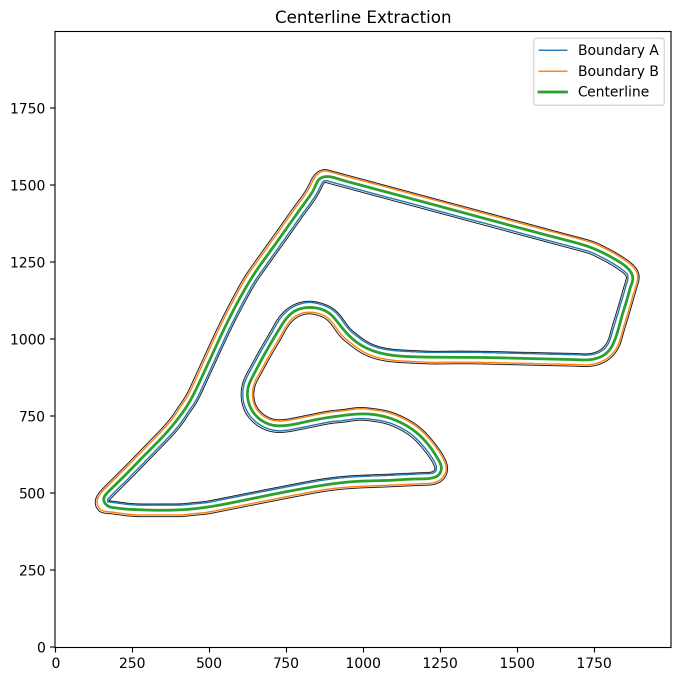
#> input picture raceline_optimizer/out/centerline_preview.png, 1362 x 1362 px (shown at 1/2 size)
$ python centerline_extractor.py --map out/centerline_preview.png --out out
#> lines starting #> are read from the running program, lines starting #| are printed output that depends on the picture; after the words box and inside, x2 and y2 are one past the last pixel; in counts of white or black regions, pixels touching at a corner belong together
#!/usr/bin/env python3
import argparse
import os
import math
import yaml
import cv2
import numpy as np
import matplotlib.pyplot as plt
from scipy.interpolate import splprep, splev
from scipy.spatial import cKDTree

# ------------- Small utils ------------- #
def ensure_dir(p):
    os.makedirs(p, exist_ok=True); return p

def arc_length_param(points):
    d = np.sqrt(((np.roll(points, -1, axis=0) - points)**2).sum(axis=1))
    s = np.cumsum(d)
    s = np.insert(s[:-1], 0, 0.0)
    return s

def resample_polyline(points, n_out):
    """Resample closed polyline to n_out points equally spaced by arc length."""
    s = arc_length_param(points)
    total = s[-1] + np.linalg.norm(points[0] - points[-1])
    ss = np.linspace(0, total, n_out, endpoint=False)
    # duplicate one point for wrap-around interpolation
    pts = np.vstack([points, points[0]])
    s_wrap = np.append(s, total)
    x = np.interp(ss, s_wrap, pts[:,0])
    y = np.interp(ss, s_wrap, pts[:,1])
    return np.column_stack([x, y])

def load_yaml(yaml_path):
    if yaml_path and os.path.exists(yaml_path):
        with open(yaml_path, "r") as f:
            meta = yaml.safe_load(f)
        res = float(meta.get("resolution", 0.05))
        origin = meta.get("origin", [0.0, 0.0, 0.0])
        return res, origin
    # sensible defaults if map.yaml not provided
    return 0.05, [0.0, 0.0, 0.0]

def world_from_pixels(px_xy, resolution, origin_xytheta, img_height):
    """
    Convert image pixels (j = x pixel, i = y pixel) to ROS map frame coordinates.
    - YAML 'origin' is the pose of the lower-left corner of the image in the map frame.
    - Image coords start at top-left, so we must flip Y by (H - i).
    - Apply yaw rotation from the YAML.
    """
    origin_x, origin_y, origin_yaw = origin_xytheta
    j = px_xy[:, 0].astype(np.float64)  # column index
    i = px_xy[:, 1].astype(np.float64)  # row index

    # Image -> local metric coords before rotation/translation
    x_local = j * resolution
    y_local = (img_height - i) * resolution  # flip Y

    c = np.cos(origin_yaw)
    s = np.sin(origin_yaw)

    # Rotate, then translate
    x_world = origin_x + c * x_local - s * y_local
    y_world = origin_y + s * x_local + c * y_local

    return np.column_stack([x_world, y_world])

def remove_border_touching(contours, img_w, img_h, margin=1):
    out = []
    for c in contours:
        xs = c[:,0,0]; ys = c[:,0,1]
        if (xs <= margin).any() or (ys <= margin).any() or (xs >= img_w-1-margin).any() or (ys >= img_h-1-margin).any():
            continue
        out.append(c)
    return out

# ------------- Core pipeline ------------- #
def extract_centerline(pgm_path, yaml_path=None, out_dir="store/centerline/",
                       samples_boundary=1500, samples_center=2000, smooth_s=300.0, show=False):

#> called with pgm_path = 'out/centerline_preview.png', out_dir = 'out', samples_boundary = 1500, samples_center = 2000, smooth_s = 300, show = False
    ensure_dir(out_dir)
    # Load image
    img = cv2.imread(pgm_path, cv2.IMREAD_GRAYSCALE)
#> img: shape (1362, 1362); min 0, max 255, mean 247.2
    if img is None:
        raise FileNotFoundError(f"Cannot read image: {pgm_path}")
    H, W = img.shape[:2]
#> H = 1362; W = 1362

    _, obstacles = cv2.threshold(img, 25, 255, cv2.THRESH_BINARY_INV)
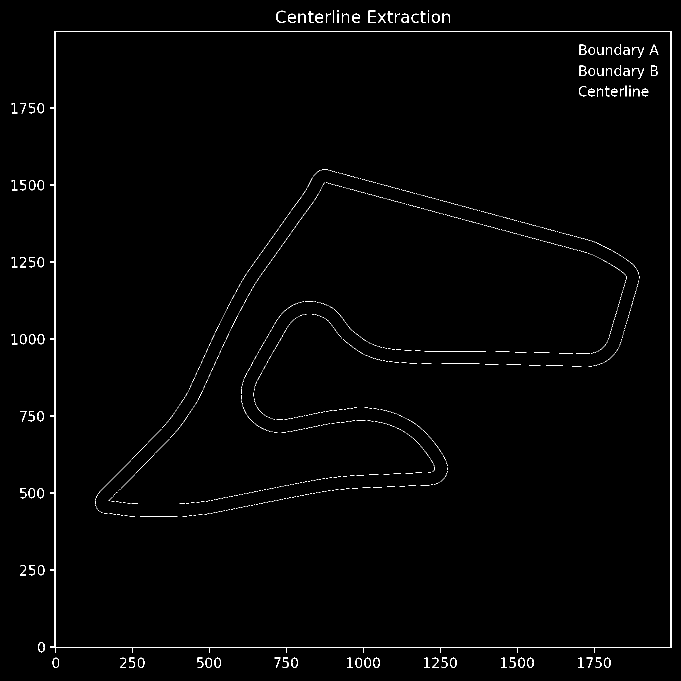
#> obstacles: shape (1362, 1362) (shown at 1/2 size); 1.2% white in thin lines or dots
    border = 15
    # --- Add 10-pixel padding to avoid border-touching walls ---
    obstacles = cv2.copyMakeBorder(obstacles, border, border, border, border, cv2.BORDER_CONSTANT, value=0)
#> obstacles: shape (1392, 1392); 1.2% white in thin lines or dots, all inside (x1, y1, x2, y2) = (38, 35, 1358, 1351)

    # --- Morphological closing to seal small gaps ---
    kernel = np.ones((7, 7), np.uint8)
    obstacles = cv2.morphologyEx(obstacles, cv2.MORPH_CLOSE, kernel, iterations=3)
#> obstacles: shape (1392, 1392); 3.7% white; 879 white regions (831 under 20 px), largest, box (x1, y1, x2, y2) and area: (38, 35, 1358, 1351) 39476, (211, 801, 409, 1019) 6441, (497, 390, 649, 598) 5707

    # --- Optional dilation to thicken walls slightly ---
    obstacles = cv2.dilate(obstacles, kernel, iterations=1)
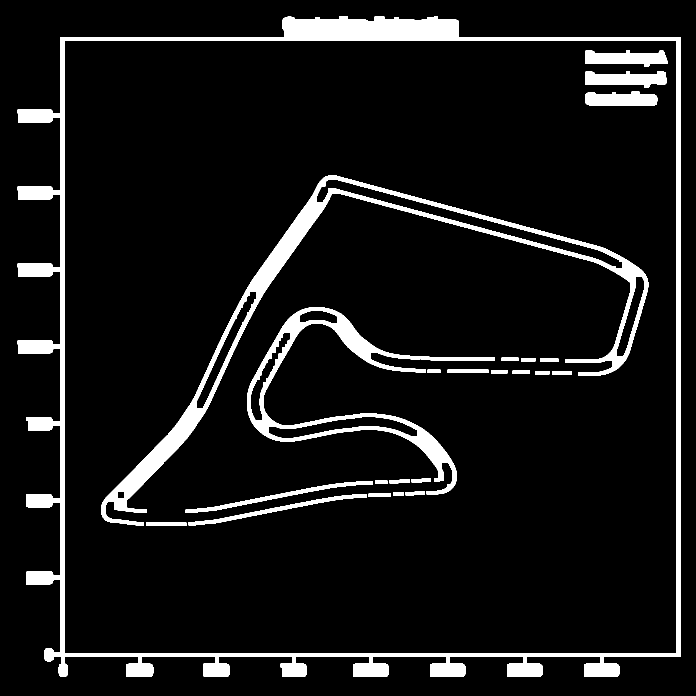
#> obstacles: shape (1392, 1392) (shown at 1/2 size); 8.3% white; 29 white regions, largest, box (x1, y1, x2, y2) and area: (35, 32, 1361, 1354) 78254, (202, 351, 1297, 1051) 38985, (494, 614, 914, 989) 20585

    cv2.imwrite(os.path.join(out_dir, "debug_padded.png"), obstacles)
    print(f"[debug] saved padded/closed obstacle map to {out_dir}/debug_padded.png")


    # --- Robust contour extraction using Canny edges ---
    edges = cv2.Canny(obstacles, 50, 150)
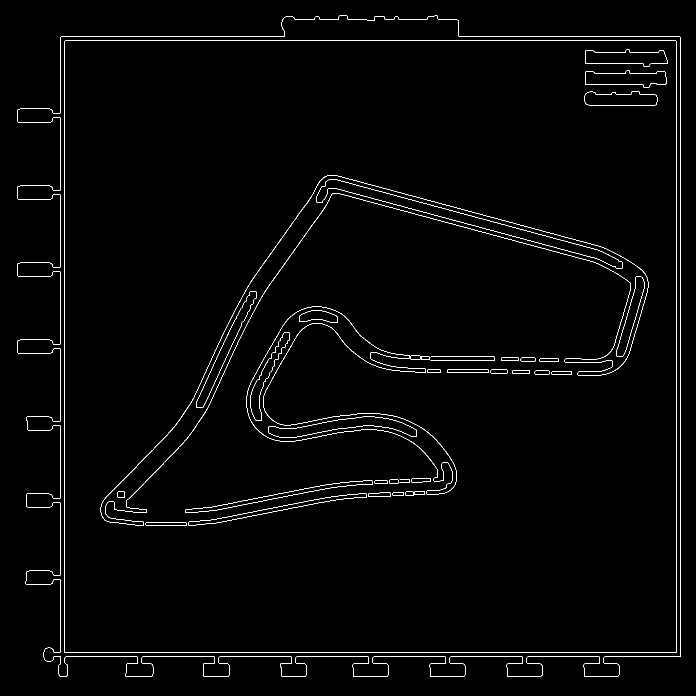
#> edges: shape (1392, 1392) (shown at 1/2 size); 1.4% white in thin lines or dots

    obstacles_inverted = cv2.bitwise_not(obstacles)
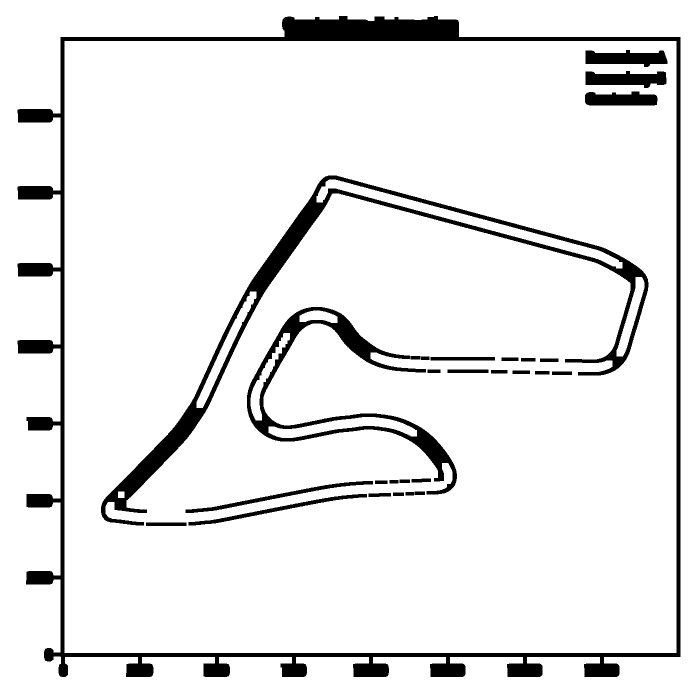
#> obstacles_inverted: shape (1392, 1392) (shown at 1/2 size); 91.7% white; 29 black regions

    contours, hierarchy = cv2.findContours(obstacles_inverted, cv2.RETR_CCOMP, cv2.CHAIN_APPROX_SIMPLE)
#> contours = 38 contours; largest, box (x1, y1, x2, y2) and area: (0, 0, 1392, 1392) 1934881, (34, 31, 1362, 1355) 1580312, (129, 82, 1353, 1306) 1495729, (201, 350, 1298, 1052) 59076, (493, 613, 915, 990) 31194

    if hierarchy is None or len(contours) == 0:
        raise RuntimeError("No contours found in filled obstacle mask. Check thresholding/morphology.")

    # hierarchy shape: (1, N, 4) -> [Next, Prev, First_Child, Parent]
    hierarchy = hierarchy[0]

    # All external contours (no parent)
    outer_candidates = [i for i, h in enumerate(hierarchy) if h[3] == -1]
#> outer_candidates = [0, 1, 2, 3, 4, 5, 6, 7, 36]

    # Sort them by area, largest first
    outer_candidates_sorted = sorted(outer_candidates, key=lambda i: cv2.contourArea(contours[i], oriented=False), reverse=True)
#> outer_candidates_sorted = [36, 7, 6, 1, 4, 2, 5, 3, 0]

    # Skip the very largest (background), take the 2nd largest as the true track perimeter
    if len(outer_candidates_sorted) >= 2:
        outer_idx = outer_candidates_sorted[1]
#> outer_idx = 7
    else:
        outer_idx = outer_candidates_sorted[0]

    outer = contours[outer_idx]
#> outer = [[129, 82], [129, 1305], [1352, 1305], [1352, 82]]

    # 2) Among its children (holes), choose the largest as the INNER wall
    child_idxs = []
    child = hierarchy[outer_idx][2]
#> child = 8
    while child != -1:
        child_idxs.append(child)
        child = hierarchy[child][0]  # iterate siblings via 'Next'
#> this loop made 28 passes
#> child on passes 1 to 12: 9, 10, 11, 12, 13, 14, 15, 16, 17, 18, 19, 20
#> after the loop, child_idxs = 28 values from 8 to 35

    if not child_idxs:
        raise RuntimeError("Outer contour has no holes; increase closing/dilation to make inner loop solid.")

    inner_idx = max(child_idxs, key=lambda i: cv2.contourArea(contours[i], oriented=False))
#> inner_idx = 32
    inner = contours[inner_idx]
#> inner = contour of 1849 points, box (x1, y1, x2, y2) (201, 350, 1298, 1052), area 59076

    # 3) Resample both walls to consistent density
    A_raw = inner[:, 0, :].astype(np.float32)   # inner wall (closer to infield)
#> A_raw = 1849 pairs, first value 201 to 1297, second value 350 to 1051
    B_raw = outer[:, 0, :].astype(np.float32)   # outer wall (track exterior)
#> B_raw = [[129, 82], [129, 1305], [1352, 1305], [1352, 82]]

    A = resample_polyline(A_raw, samples_boundary)
#> in arc_length_param, `d = np.sqrt(((np.roll(points, -1, axis=0) - points)**2).sum(axis=1))`: d = 1849 values, max 87.68 at index 1452, min 1 at index 291, mean 2.26
#> in arc_length_param, `s = np.cumsum(d)`: s = 1849 values from 1.41 to 4171.1
#> in arc_length_param, `s = np.insert(s[:-1], 0, 0.0)`: s = 1849 values from 0 to 4169.1
#> in resample_polyline, `total = s[-1] + np.linalg.norm(points[0] - points[-1])`: total = 4171.1
#> in resample_polyline, `pts = np.vstack([points, points[0]])`: pts = 1850 pairs, first value 201 to 1297, second value 350 to 1051
#> in resample_polyline, `s_wrap = np.append(s, total)`: s_wrap = 1850 values from 0 to 4171.1
#> in resample_polyline, `x = np.interp(ss, s_wrap, pts[:,0])`: x = 1500 values, max 1297 at index 266, min 201 at index 1189, mean 744.8
#> in resample_polyline, `y = np.interp(ss, s_wrap, pts[:,1])`: y = 1500 values, max 1051 at index 1153, min 350 at index 1, mean 641.8
#> A = 1500 pairs, first value 201 to 1297, second value 350 to 1051
    B = resample_polyline(B_raw, samples_boundary)
#> B = 1500 pairs, first value 129 to 1352, second value 82 to 1305

    # 4) Pair points by nearest neighbor from inner→outer and midpoint
    from scipy.spatial import cKDTree
    treeB = cKDTree(B)
    _, nn_idx = treeB.query(A, k=1)
#> nn_idx = 1500 values, max 1372 at index 1430, min 128 at index 1429, mean 762.4
    mid = 0.5 * (A + B[nn_idx])
#> mid = 1500 pairs, first value 165 to 1324.5, second value 216 to 1050.8

    # 5) Smooth centerline (periodic)
    try:
        (tck, u) = splprep([mid[:,0], mid[:,1]], s=smooth_s, per=True)
#> tck = 3 items; u = 1500 values from 0 to 1
        u_f = np.linspace(0, 1, samples_center, endpoint=False)
        xs, ys = splev(u_f, tck)
#> xs = 2000 values, max 1324.2 at index 383, min 164.4 at index 1538, mean 711.8; ys = 2000 values, max 1051.1 at index 1511, min 215.9 at index 4, mean 531.6
        center_smooth = np.column_stack([xs, ys]).astype(np.float32)
#> center_smooth = 2000 pairs, first value 164.4 to 1324.2, second value 215.9 to 1051.1
    except Exception as e:
        print(f"[warn] spline smoothing failed ({e}); using raw midpoints.")
        center_smooth = resample_polyline(mid, samples_center)

    A[:, 0] -= border
    A[:, 1] -= border
    B[:, 0] -= border
    B[:, 1] -= border
    center_smooth[:, 0] -= border
    center_smooth[:, 1] -= border

    # --- Debug overlay ---
    dbg = cv2.cvtColor(obstacles, cv2.COLOR_GRAY2BGR)
    cv2.drawContours(dbg, [outer], -1, (255, 0, 0), 2)   # blue outer
    cv2.drawContours(dbg, [inner], -1, (0, 165, 255), 2) # orange inner (BGR)
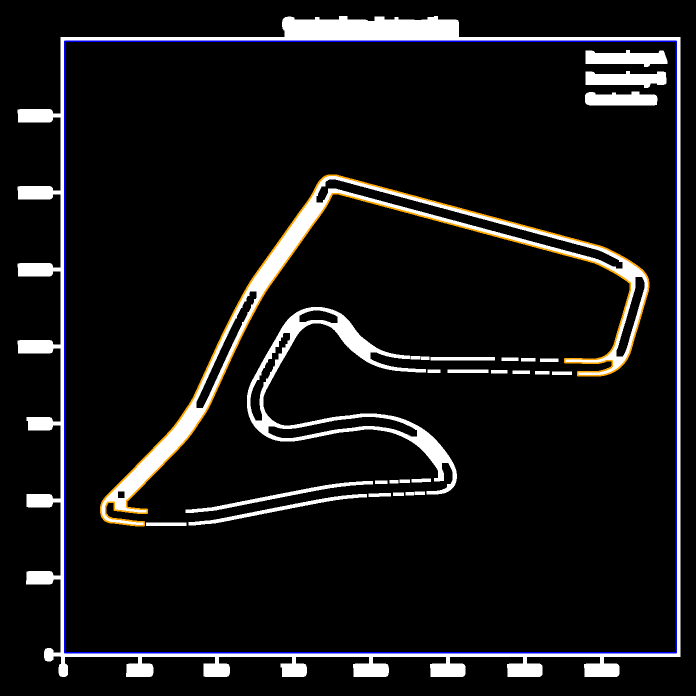
#> dbg: shape (1392, 1392, 3) (shown at 1/2 size); mean B, G, R 21.7, 20.9, 21.5
    for p in center_smooth[:: max(1, len(center_smooth)//200) ]:
        cv2.circle(dbg, (int(p[0]), int(p[1])), 1, (0,255,0), -1)  # green dots
#> this loop made 200 passes
#> p on passes 1 to 3: [639.6, 201.5], [660.8, 201.6], [682.1, 204.5]
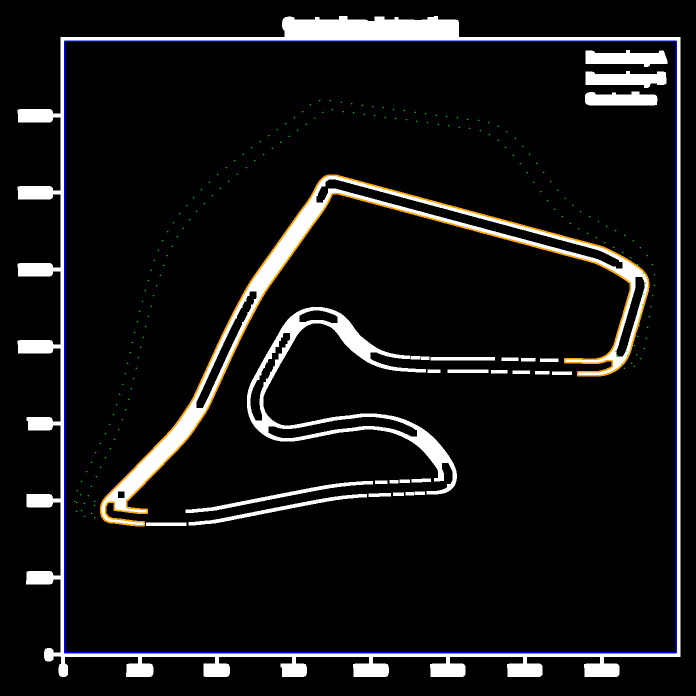
#> dbg: shape (1392, 1392, 3) (shown at 1/2 size); 0.05% of pixels changed, all inside (x1, y1, x2, y2) = (148, 200, 1310, 1037)
    cv2.imwrite(os.path.join(out_dir, "debug_hierarchy_contours.png"), dbg)
    print(f"[debug] saved hierarchy contours to {os.path.join(out_dir,'debug_hierarchy_contours.png')}")


    # Save pixel-space CSV
    center_px_csv = os.path.join(out_dir, "centerline_pixels.csv")
    np.savetxt(center_px_csv, center_smooth, delimiter=",", header="x_px,y_px", comments="")
    print(f"✓ Saved pixel centerline: {center_px_csv}")

    # Try to convert to world coords if YAML available

    res, origin = load_yaml(yaml_path)  # origin = [x, y, yaw]
    H, W = img.shape[:2]

    center_world = world_from_pixels(center_smooth, res, origin, H)
#> in world_from_pixels, `j = px_xy[:, 0].astype(np.float64)`: j = 2000 values, max 1309.2 at index 383, min 149.4 at index 1538, mean 696.8
#> in world_from_pixels, `i = px_xy[:, 1].astype(np.float64)`: i = 2000 values, max 1036.1 at index 1511, min 200.9 at index 4, mean 516.6
#> in world_from_pixels, `x_local = j * resolution`: x_local = 2000 values, max 65.46 at index 383, min 7.47 at index 1538, mean 34.84
#> in world_from_pixels, `y_local = (img_height - i) * resolution`: y_local = 2000 values, max 58.06 at index 4, min 16.29 at index 1511, mean 42.27
#> in world_from_pixels, `x_world = origin_x + c * x_local - s * y_local`: x_world has the same summary as x_local
#> in world_from_pixels, `y_world = origin_y + s * x_local + c * y_local`: y_world has the same summary as y_local
#> center_world = 2000 pairs, first value 7.47 to 65.46, second value 16.29 to 58.06

    center_w_csv = os.path.join(out_dir, "centerline_world.csv")
    np.savetxt(center_w_csv, center_world, delimiter=",", header="x_m,y_m", comments="")
    print(f"✓ Saved world centerline: {center_w_csv} (resolution={res}, origin={origin[:2]})")


    fig = plt.figure(figsize=(8,8))
    plt.imshow(img, cmap="gray")
    plt.plot(A[:,0], A[:,1], '-', lw=1, label='Boundary A')
    plt.plot(B[:,0], B[:,1], '-', lw=1, label='Boundary B')
    plt.plot(center_smooth[:,0], center_smooth[:,1], '-', lw=2, label='Centerline')
    plt.gca().invert_yaxis()
    plt.legend()
    plt.title("Centerline Extraction")
    png_path = os.path.join(out_dir, "centerline_preview.png")
    plt.savefig(png_path, dpi=200, bbox_inches='tight')
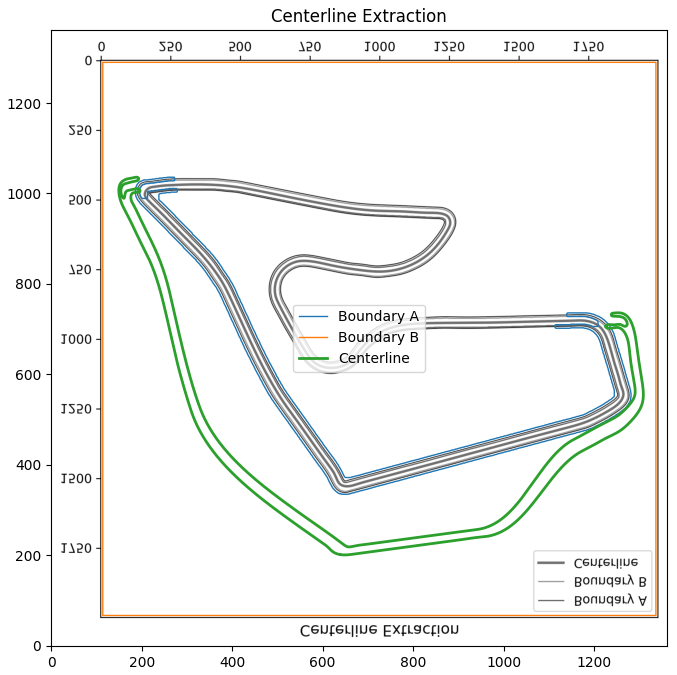
#> figure drawn by matplotlib, 1 panel
    if show:
        plt.show()
    plt.close(fig)
    print(f"✓ Preview saved: {png_path}")

    return center_smooth, center_world

# ------------- CLI ------------- #
def main():
    ap = argparse.ArgumentParser(description="Extract a smoothed, evenly-spaced centerline from an occupancy grid (.pgm).")
    ap.add_argument("--map", required=True, help="Path to .pgm occupancy grid")
    ap.add_argument("--yaml", default=None, help="Optional path to map .yaml (for resolution/origin)")
    ap.add_argument("--out", required=True, help="Output directory")
    ap.add_argument("--samples_boundary", type=int, default=1500, help="Samples per boundary after resampling")
    ap.add_argument("--samples_center", type=int, default=2000, help="Samples for final centerline")
    ap.add_argument("--smooth_s", type=float, default=300.0, help="Spline smoothing parameter (higher = smoother)")
    ap.add_argument("--show", action="store_true", help="Show matplotlib windows")
    args = ap.parse_args()

    extract_centerline(
        pgm_path=args.map,
        yaml_path=args.yaml,
        out_dir=ensure_dir(args.out),
        samples_boundary=args.samples_boundary,
        samples_center=args.samples_center,
        smooth_s=args.smooth_s,
        show=args.show
    )

if __name__ == "__main__":
    main()
